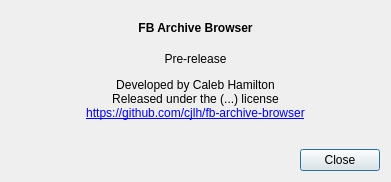
<?xml version="1.0" encoding="UTF-8"?>
<ui version="4.0">
 <class>Dialog</class>
 <widget class="QDialog" name="Dialog">
  <property name="geometry">
   <rect>
    <x>0</x>
    <y>0</y>
    <width>391</width>
    <height>182</height>
   </rect>
  </property>
  <property name="windowTitle">
   <string>Dialog</string>
  </property>
  <layout class="QGridLayout" name="gridLayout">
   <item row="0" column="0">
    <layout class="QVBoxLayout" name="verticalLayout" stretch="0,0,1">
     <property name="topMargin">
      <number>5</number>
     </property>
     <property name="bottomMargin">
      <number>5</number>
     </property>
     <item>
      <widget class="QLabel" name="nameLabel">
       <property name="sizePolicy">
        <sizepolicy hsizetype="Preferred" vsizetype="Minimum">
         <horstretch>0</horstretch>
         <verstretch>0</verstretch>
        </sizepolicy>
       </property>
       <property name="minimumSize">
        <size>
         <width>0</width>
         <height>25</height>
        </size>
       </property>
       <property name="font">
        <font>
         <weight>50</weight>
         <bold>false</bold>
        </font>
       </property>
       <property name="text">
        <string>&lt;html&gt;&lt;head/&gt;&lt;body&gt;&lt;p&gt;&lt;span style=&quot; font-weight:600;&quot;&gt;FB Archive Browser&lt;/span&gt;&lt;/p&gt;&lt;/body&gt;&lt;/html&gt;</string>
       </property>
       <property name="textFormat">
        <enum>Qt::RichText</enum>
       </property>
       <property name="alignment">
        <set>Qt::AlignCenter</set>
       </property>
      </widget>
     </item>
     <item>
      <widget class="QLabel" name="versionLabel">
       <property name="sizePolicy">
        <sizepolicy hsizetype="Preferred" vsizetype="Minimum">
         <horstretch>0</horstretch>
         <verstretch>0</verstretch>
        </sizepolicy>
       </property>
       <property name="minimumSize">
        <size>
         <width>0</width>
         <height>25</height>
        </size>
       </property>
       <property name="text">
        <string>Pre-release</string>
       </property>
       <property name="textFormat">
        <enum>Qt::RichText</enum>
       </property>
       <property name="alignment">
        <set>Qt::AlignCenter</set>
       </property>
      </widget>
     </item>
     <item>
      <widget class="QLabel" name="aboutLabel">
       <property name="text">
        <string>&lt;html&gt;&lt;head/&gt;&lt;body&gt;&lt;p&gt;Developed by Caleb Hamilton&lt;br/&gt;Released under the (...) license&lt;br/&gt;&lt;a href=&quot;https://github.com/cjlh/fb-archive-browser&quot;&gt;&lt;span style=&quot; text-decoration: underline; color:#0000ff;&quot;&gt;https://github.com/cjlh/fb-archive-browser&lt;/span&gt;&lt;/a&gt;&lt;/p&gt;&lt;/body&gt;&lt;/html&gt;</string>
       </property>
       <property name="textFormat">
        <enum>Qt::RichText</enum>
       </property>
       <property name="alignment">
        <set>Qt::AlignHCenter|Qt::AlignTop</set>
       </property>
       <property name="wordWrap">
        <bool>true</bool>
       </property>
       <property name="openExternalLinks">
        <bool>true</bool>
       </property>
      </widget>
     </item>
    </layout>
   </item>
   <item row="1" column="0">
    <widget class="QDialogButtonBox" name="buttonBox">
     <property name="orientation">
      <enum>Qt::Horizontal</enum>
     </property>
     <property name="standardButtons">
      <set>QDialogButtonBox::Close</set>
     </property>
    </widget>
   </item>
  </layout>
 </widget>
 <resources/>
 <connections>
  <connection>
   <sender>buttonBox</sender>
   <signal>accepted()</signal>
   <receiver>Dialog</receiver>
   <slot>accept()</slot>
   <hints>
    <hint type="sourcelabel">
     <x>248</x>
     <y>254</y>
    </hint>
    <hint type="destinationlabel">
     <x>157</x>
     <y>274</y>
    </hint>
   </hints>
  </connection>
  <connection>
   <sender>buttonBox</sender>
   <signal>rejected()</signal>
   <receiver>Dialog</receiver>
   <slot>reject()</slot>
   <hints>
    <hint type="sourcelabel">
     <x>316</x>
     <y>260</y>
    </hint>
    <hint type="destinationlabel">
     <x>286</x>
     <y>274</y>
    </hint>
   </hints>
  </connection>
 </connections>
</ui>
